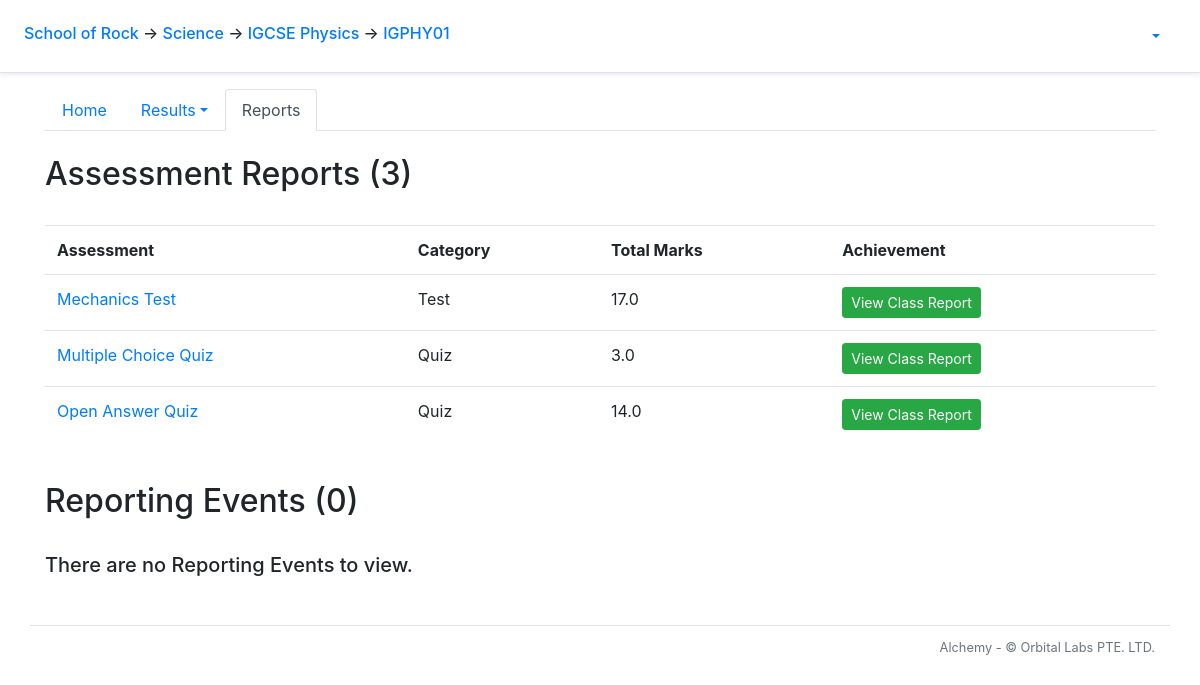
Before: /course/1/clazz/1/view_reports with the older database file.
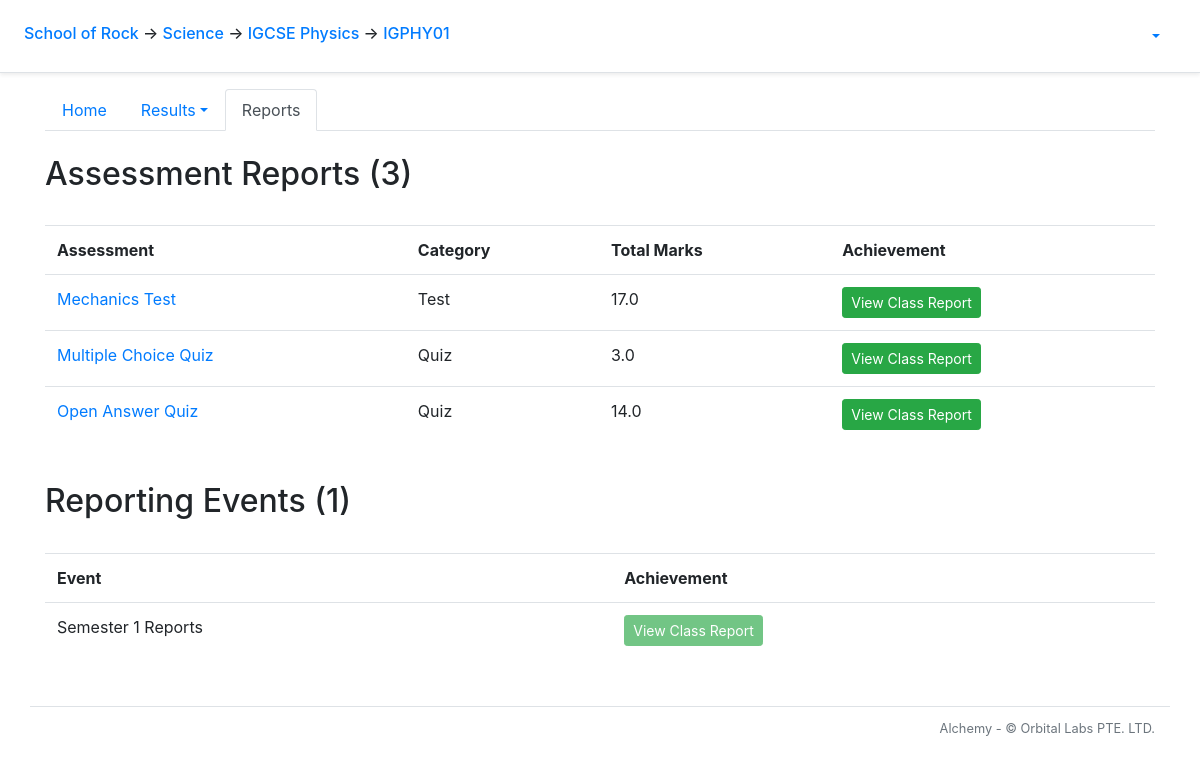
After: the same page with the newer database file.
### alchemy/models.py (models this page shows, shortened)
class Paper(db.Model):
    __tablename__ = 'paper'
    id = db.Column(db.Integer, primary_key=True)
    title = db.Column(db.String(50), nullable=False)
    scores = db.relationship('Score', backref='paper')
    paper_questions = db.relationship('PaperQuestion',
            order_by='PaperQuestion.order_number',
            collection_class=ordering_list('order_number', count_from=1))
    course_id = db.Column(db.Integer, db.ForeignKey('course.id'))
    category_id = db.Column(db.Integer, db.ForeignKey('assessment_category.id'), nullable=False)
    category = db.relationship('AssessmentCategory', back_populates='papers')
    checkpoints = db.relationship('Checkpoint', secondary=checkpoints_papers, back_populates='papers')
    @sqlalchemy.orm.reconstructor
    def __paper_construct__(self):
        self.build_profile()
    def build_profile(self):
        self.profile = paper_profile.PaperProfile()
        self.profile.total_questions = len(self.paper_questions)
        tag_list = []
        for pq in self.paper_questions:
            if len(pq.question.all_solutions) > 1:
                self.profile.total_mc_questions += 1
                self.profile.total_mc_points += pq.question.points
            elif len(pq.question.all_solutions) == 1:
                self.profile.total_oa_questions += 1
                self.profile.total_oa_points += pq.question.points
            else:
                pass
            self.profile.total_points += pq.question.points
            for tag in pq.question.tags:
                if tag not in tag_list:
                    tag_list.append(tag)
        if self.profile.total_mc_questions > 0:
            self.profile.has_mc_questions = True
        if self.profile.total_points != 0:
            self.profile.mcq_points_norm_ratio = round(self.profile.total_mc_points/self.profile.total_points*100, 1)
            self.profile.oaq_points_norm_ratio = round(self.profile.total_oa_points/self.profile.total_points*100, 1)
        for tag in tag_list:
            new_tag_profile = paper_profile.build_tag_profile(self, tag)
            new_tag_profile.calculate_q_percentage(self.profile)
            new_tag_profile.calculate_p_percentage(self.profile)
            self.profile.tag_profile_list.append(new_tag_profile)
    def check_clazz_scores(self, clazz):
        clazz_id = clazz.id
        scores = Score.query.filter_by(paper_id = self.id).all()
        clazz_scores = []
        for score in scores:
            student_id = score.student_id
            student = Student.query.get_or_404(student_id)
            if clazz in student.clazzes:
                clazz_scores.append(score)
        for score in clazz_scores:
            if score == None:
                return False
            else:
                return True

class AssessmentCategory(db.Model):
    __tablename__ = 'assessment_category'
    id = db.Column(db.Integer, primary_key=True)
    name = db.Column(db.String())
    weight = db.Column(db.Float)
    course_id = db.Column(db.Integer, db.ForeignKey('course.id'), nullable=False)
    papers = db.relationship('Paper', back_populates='category')

class Snapshot(db.Model):
    __tablename__ = 'snapshot'
    id = db.Column(db.Integer, primary_key=True)
    name = db.Column(db.String(50), nullable=False)
    checkpoints = db.relationship('Checkpoint', backref='snapshot')
    school_id = db.Column(db.Integer, db.ForeignKey('school.id'))
    is_published = db.Column(db.Boolean)
    db.session.commit()

### alchemy/views/clazz.py (the view)
@bp_clazz.route('view_reports')
@auth_manager.require_group
def view_reports():
    return flask.render_template('course/clazz/view_reports.html')

### alchemy/auth_manager.py (called while the page is built)
def auth_enabled():
    return False

def require_group(func):
    @functools.wraps(func)
    def deco(*args, **kwargs):
        if not auth_enabled():
            g.current_user = None
        elif flask_jwt_extended.verify_jwt_in_request(optional=True):
            g.current_user = flask_jwt_extended.get_current_user()
        else:
            flask.abort(401)
        return func(*args, **kwargs)
    return deco

### alchemy/views/clazz.py (called while the page is built)
@bp_clazz.url_value_preprocessor
def url_value_preprocessor(endpoint, values):
    g.clazz = models.Clazz.query.get_or_404(values.pop('clazz_id'))
    g.student_paper_report_sections_string = 'OverviewSection,AdjacentGradesSection,ClazzSummarySection,CohortSummarySection,HighlightsSection,TagDetailsSection,QuestionDetailsSection'
    g.clazz_paper_report_sections_string = 'OverviewSection,OverviewPlotSection,OverviewDetailsSection,GradeOverviewSection,TagOverviewSection,QuestionOverviewSection,TagDetailsSection,QuestionDetailsSection'

@bp_clazz.url_defaults
def url_defaults(endpoint, values):
    if 'clazz_id' not in values:
        values['clazz_id'] = g.clazz.id

@bp_clazz.before_request
def before_request():
    g.html_title = f'Class - {g.clazz.code}'

### alchemy/templates/course/clazz/view_reports.html
{% extends "course/clazz/layout.html" %}
{% block clazz_tab_content %}
<h2>Assessment Reports ({{ g.course.papers | length }})</h2>
<br>
<table class="table table-hover">
  <tr>
    <th>Assessment</th>
    <th>Category</th>
    <th>Total Marks</th>
    <th>Achievement</th>
  </tr>
  {% for paper in g.course.papers %}
    <tr>
      <td><a href="{{ url_for('course.paper.index', paper_id = paper.id)}}">{{ paper.title }}</a></td>
      <td>{{ paper.category.name }}</td>
      <td>{{ paper.profile.total_points }}</td>
      <td>
        {% if (paper.paper_questions | length) != 0 %}
          {% if paper.check_clazz_scores(g.clazz) %}
            <a class="btn btn-success btn-sm" target="_blank" href="{{ url_for('course.clazz.paper_report', paper_id = paper.id, clazz_id = g.clazz.id, section_selection_string_get = g.clazz_paper_report_sections_string ) }}">View Class Report</a>
          {% else %}
            <a class="btn btn-success btn-sm disabled" target="_blank">View Class Report</a>
          {% endif %}
        {% endif %}
      </td>
    </tr>
  {% endfor %}
</table>
<br>
<h2>Reporting Events ({{ g.school.snapshots | length }})</h2>
<br>
{% if g.school.snapshots %}
  <table class="table table-hover">
    <tr>
      <th>Event</th>
      <th>Achievement</th>
    </tr>
    {% for snapshot in g.school.snapshots %}
      <tr>
        <td>{{ snapshot.name }}</td>
        <td>
          <a class="btn btn-success btn-sm disabled" target="_blank" href="">View Class Report</a>
        </td>
      </tr>
    {% endfor %}
  </table>
{% else %}
  <h5 color='red'>There are no Reporting Events to view.</h5>
{% endif %}
{% endblock clazz_tab_content %}

Changed rows visible on the page:
added Snapshot: name "Semester 1 Reports"
Other visible differences:
{{ g.school.snapshots | length }}: "0" → "1"
text no longer shown: "There are no Reporting Events to view."
text now shown: "Event Achievement"
